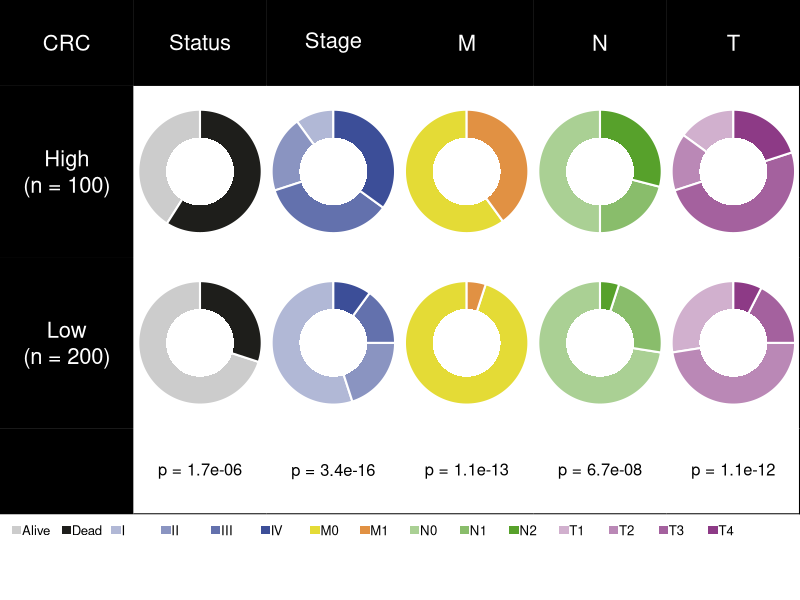

The R source for this figure:
## ---- chunk 1
knitr::opts_chunk$set(echo = TRUE)
## ---- chunk 2
library(dplyr)
library(ggplot2)
Sys.setenv(LANGUAGE = "en") #显示英文报错信息
options(stringsAsFactors = FALSE) #禁止chr转成factor
## ---- chunk 3
dat <- read.table("easy_input.txt",row.names = 1,sep = "\t",header = T,check.names = F,stringsAsFactors = F)
head(dat)

# 按Risk分成High和Low，计算各列数值。
# The value of each column is calculated according to the risk divided into high and low.
gname <- "Risk"
vname <- setdiff(colnames(dat), gname)
pie.high <- pie.low <- list()
fisher.p <- c()
for (i in vname) {
  tmp <- table(dat[,gname], dat[,i])
  p <- format(fisher.test(tmp)$p.value,digits = 2)
  names(p) <- i
  fisher.p <- c(fisher.p, p)
  
  pie.dat <- 
    tmp %>% as.data.frame() %>% group_by(Var1) %>% mutate(Pct = Freq/sum(Freq)) %>% as.data.frame()
  
  # 表格内的两行对应Risk的两类：Risk high和Risk low
  # The two rows in the table correspond to the two types of Risk: Risk high and Risk low
  pie.high[[i]] <- pie.dat[which(pie.dat$Var1 == "High"),]
  pie.low[[i]] <- pie.dat[which(pie.dat$Var1 == "Low"),]
}
## ---- chunk 4
# 设置颜色
# Set the color
black  <- "#1E1E1B"
blue   <- "#3C4E98"
yellow <- "#E4DB36"
orange <- "#E19143"
green  <- "#57A12B"
cherry <- "#8D3A86"

# 创建颜色
# Create a color
status.col <- c("grey80",black)
stage.col <- alpha(blue, c(0.4, 0.6, 0.8, 1))
M.col <- c(yellow, orange)
N.col <- alpha(green, c(0.5, 0.7, 1))
T.col <- alpha(cherry, c(0.4, 0.6, 0.8, 1))

# 硬核base plot一块一块画，当然也可以把其中的pie chart提取出来后期AI或者PPT拼接也是比较方便的

# Hardcore base plotting system allows manual construction of plots piece by piece. Alternatively, you can export individual pie charts for post-processing and assembly in tools like Adobe Illustrator or PowerPoint—this hybrid workflow offers flexibility.

pdf("pieTable.pdf",width = 7, height = 5)
showLayout <- F # 默认不在最终pdf的首页显示layout结构，不过建议初次绘制的时候改为TRUE看一下，方便理解。# By default, the layout structure is not displayed on the first page of the final PDF. However, it is recommended to set this option to TRUE during initial plotting to visualize the layout, which aids in comprehension.

# 设置画面布局，相同数字代表同一区块，数字越多代表该区块所占面积越大（一共25个区域）
# Set the screen layout, the same number represents the same block, and the more numbers represent the larger the area occupied by the block (a total of 25 areas)
layout(matrix(c( 1, 1, 1,  2, 2, 2,  3, 3, 3,  4, 4, 4,  5, 5, 5,  6, 6, 6,
                 7, 7, 7,  8, 8, 8,  9, 9, 9, 10,10,10, 11,11,11, 12,12,12,
                 7, 7, 7,  8, 8, 8,  9, 9, 9, 10,10,10, 11,11,11, 12,12,12,
                13,13,13, 14,14,14, 15,15,15, 16,16,16, 17,17,17, 18,18,18,
                13,13,13, 14,14,14, 15,15,15, 16,16,16, 17,17,17, 18,18,18,
                19,19,19, 20,20,20, 21,21,21, 22,22,22, 23,23,23, 24,24,24,
                25,25,25, 25,25,25, 25,25,25, 25,25,25, 25,25,25, 25,25,25),
              byrow = T,nrow = 7))

if(showLayout) {
  layout.show(n = 25) # 直观展示画布分布 # Visualize the distribution of canvases
}

#-------------------------#
# 画布区域1-6：绘制图抬头 #
# Canvas area 1-6: Draw the picture on your head #
#-------------------------#

par(bty="n", mgp = c(0,0,0), mar = c(0,0,0,0), lwd = 2) # 基础参数，各边界距离为0 # For the basic parameters, the distance between each boundary is 0
plot(1,1,
     xlab = "",xaxt = "n", # 不显示x坐标轴 # The x-axis is not displayed
     ylab = "",yaxt = "n") # 不显示y坐标轴 # The y-axis is not displayed
rect(par("usr")[1],par("usr")[3],par("usr")[2],par("usr")[4],col = "black") # 背景涂黑 # The background is blackened
text((par("usr")[1]+par("usr")[2])/2, # 用par("usr")来获取该画布的绝对位置 # Use par("usr") to get the absolute position of the canvas
     (par("usr")[3]+par("usr")[4])/2,
     "CRC",cex = 2, col = "white") # 显示图标题 # Displays the title of the diagram

plot(1,1,
     xlab = "",xaxt = "n", # 不显示x坐标轴 # The x-axis is not displayed
     ylab = "",yaxt = "n") # 不显示y坐标轴 # The y-axis is not displayed
rect(par("usr")[1],par("usr")[3],par("usr")[2],par("usr")[4],col = "black") # 背景涂黑 # The background is blackened
text((par("usr")[1]+par("usr")[2])/2, # 用par("usr")来获取该画布的绝对位置 # Use par("usr") to get the absolute position of the canvas
     (par("usr")[3]+par("usr")[4])/2,
     "Status",cex = 2, col = "white") # 显示图标题 # Displays the title of the diagram

plot(1,1,
     xlab = "",xaxt = "n", # 不显示x坐标轴 # The x-axis is not displayed
     ylab = "",yaxt = "n") # 不显示y坐标轴 # The y-axis is not displayed
rect(par("usr")[1],par("usr")[3],par("usr")[2],par("usr")[4],col = "black") # 背景涂黑 # The background is blackened
text((par("usr")[1]+par("usr")[2])/2, # 用par("usr")来获取该画布的绝对位置 # Use par("usr") to get the absolute position of the canvas
     (par("usr")[3]+par("usr")[4])/2,
     "Stage",cex = 2, col = "white") # 显示图标题 # Displays the title of the diagram

plot(1,1,
     xlab = "",xaxt = "n", # 不显示x坐标轴 # The x-axis is not displayed
     ylab = "",yaxt = "n") # 不显示y坐标轴 # The y-axis is not displayed
rect(par("usr")[1],par("usr")[3],par("usr")[2],par("usr")[4],col = "black") # 背景涂黑 # The background is blackened
text((par("usr")[1]+par("usr")[2])/2, # 用par("usr")来获取该画布的绝对位置 # Use par("usr") to get the absolute position of the canvas
     (par("usr")[3]+par("usr")[4])/2,
     "M",cex = 2, col = "white") # 显示图标题 # Displays the title of the diagram

plot(1,1,
     xlab = "",xaxt = "n", # 不显示x坐标轴 # The x-axis is not displayed
     ylab = "",yaxt = "n") # 不显示y坐标轴 # The y-axis is not displayed
rect(par("usr")[1],par("usr")[3],par("usr")[2],par("usr")[4],col = "black") # 背景涂黑 # The background is blackened
text((par("usr")[1]+par("usr")[2])/2, # 用par("usr")来获取该画布的绝对位置 # Use par("usr") to get the absolute position of the canvas
     (par("usr")[3]+par("usr")[4])/2,
     "N",cex = 2, col = "white") # 显示图标题 # Displays the title of the diagram

plot(1,1,
     xlab = "",xaxt = "n", # 不显示x坐标轴 # The x-axis is not displayed
     ylab = "",yaxt = "n") # 不显示y坐标轴 # The y-axis is not displayed
rect(par("usr")[1],par("usr")[3],par("usr")[2],par("usr")[4],col = "black") # 背景涂黑 # The background is blackened
text((par("usr")[1]+par("usr")[2])/2, # 用par("usr")来获取该画布的绝对位置 # Use par("usr") to get the absolute position of the canvas
     (par("usr")[3]+par("usr")[4])/2,
     "T",cex = 2, col = "white") # 显示图标题  # Displays the title of the diagram


#--------------------------------------#
# 画布区域7-12：绘制High组抬头和扇形图#
# Canvas area 7-12: Draw a High group head and fan diagram#
#--------------------------------------#

plot(1,1,
     xlab = "",xaxt = "n", 
     ylab = "",yaxt = "n") 
rect(par("usr")[1],par("usr")[3],par("usr")[2],par("usr")[4],col = "black") 
text((par("usr")[1]+par("usr")[2])/2,
     (par("usr")[3]+par("usr")[4])/2,
     "High\n(n = 100)",cex = 2, col = "white") 

# High group
# 高组
pie(pie.high$Status$Pct, 
    col = status.col, 
    border = "white",  
    radius = 1, 
    labels = NA,
    init.angle = 90)
symbols(0,0, circles = .55, inches = FALSE, col = "white", bg = "white", lty = 0, add = TRUE)

pie(pie.high$Stage$Pct, 
    col = stage.col, 
    border = "white",  
    radius = 1, 
    labels = NA,
    init.angle = 90)
symbols(0,0, circles = .55, inches = FALSE, col = "white", bg = "white", lty = 0, add = TRUE)

pie(pie.high$M$Pct, 
    col = M.col, 
    border = "white",  
    radius = 1, 
    labels = NA,
    init.angle = 90)
symbols(0,0, circles = .55, inches = FALSE, col = "white", bg = "white", lty = 0, add = TRUE)

pie(pie.high$N$Pct, 
    col = N.col, 
    border = "white",  
    radius = 1, 
    labels = NA,
    init.angle = 90)
symbols(0,0, circles = .55, inches = FALSE, col = "white", bg = "white", lty = 0, add = TRUE)

pie(pie.high$`T`$Pct, 
    col = T.col, 
    border = "white",  
    radius = 1, 
    labels = NA,
    init.angle = 90)
symbols(0,0, circles = .55, inches = FALSE, col = "white", bg = "white", lty = 0, add = TRUE)
abline(v = par("usr")[2], col = "black") # 右侧封上黑线 # The right side is covered with a black line

#--------------------------------------#
# 画布区域13-18：绘制Low组抬头和扇形图 #
# Canvas area 13-18: Draw a low group head up and fan diagram #
#--------------------------------------#

plot(1,1,
     xlab = "",xaxt = "n", 
     ylab = "",yaxt = "n") 
rect(par("usr")[1],par("usr")[3],par("usr")[2],par("usr")[4],col = "black") # 背景涂黑
text((par("usr")[1]+par("usr")[2])/2, # 用par("usr")
     (par("usr")[3]+par("usr")[4])/2,
     "Low\n(n = 200)",cex = 2, col = "white") 

# Low group
# 低组
pie(pie.low$Status$Pct, 
    col = status.col, 
    border = "white",  
    radius = 1, 
    labels = NA,
    init.angle = 90)
symbols(0,0, circles = .55, inches = FALSE, col = "white", bg = "white", lty = 0, add = TRUE)

pie(pie.low$Stage$Pct, 
    col = stage.col, 
    border = "white",  
    radius = 1, 
    labels = NA,
    init.angle = 90)
symbols(0,0, circles = .55, inches = FALSE, col = "white", bg = "white", lty = 0, add = TRUE)

pie(pie.low$M$Pct, 
    col = M.col, 
    border = "white",  
    radius = 1, 
    labels = NA,
    init.angle = 90)
symbols(0,0, circles = .55, inches = FALSE, col = "white", bg = "white", lty = 0, add = TRUE)

pie(pie.low$N$Pct, 
    col = N.col, 
    border = "white",  
    radius = 1, 
    labels = NA,
    init.angle = 90)
symbols(0,0, circles = .55, inches = FALSE, col = "white", bg = "white", lty = 0, add = TRUE)

pie(pie.low$`T`$Pct, 
    col = T.col, 
    border = "white",  
    radius = 1, 
    labels = NA,
    init.angle = 90)
symbols(0,0, circles = .55, inches = FALSE, col = "white", bg = "white", lty = 0, add = TRUE)
abline(v = par("usr")[2], col = "black") # 右侧封上黑线

#--------------------------------#
# 画布区域19-24：绘制空抬头和p值 #
# Canvas area 19-24: Draw empty headers and p-values#
#--------------------------------#

plot(1,1,
     xlab = "",xaxt = "n", 
     ylab = "",yaxt = "n") 
rect(par("usr")[1],par("usr")[3],par("usr")[2],par("usr")[4],col = "black") 

plot(1,1,col = "white",
     xlab = "",xaxt = "n", 
     ylab = "",yaxt = "n") 
text((par("usr")[1]+par("usr")[2])/2,
     (par("usr")[3]+par("usr")[4])/2,
     paste0("p = ",fisher.p["Status"]),cex = 1.5, col = "black") 
abline(h = par("usr")[3], col = "black") 

plot(1,1,col = "white",
     xlab = "",xaxt = "n", 
     ylab = "",yaxt = "n") 
text((par("usr")[1]+par("usr")[2])/2, 
     (par("usr")[3]+par("usr")[4])/2,
     paste0("p = ",fisher.p["Stage"]),cex = 1.5, col = "black") 
abline(h = par("usr")[3], col = "black")

plot(1,1,col = "white",
     xlab = "",xaxt = "n",
     ylab = "",yaxt = "n") 
text((par("usr")[1]+par("usr")[2])/2, 
     (par("usr")[3]+par("usr")[4])/2,
     paste0("p = ",fisher.p["M"]),cex = 1.5, col = "black") 
abline(h = par("usr")[3], col = "black")

plot(1,1,col = "white",
     xlab = "",xaxt = "n", 
     ylab = "",yaxt = "n") 
text((par("usr")[1]+par("usr")[2])/2, 
     (par("usr")[3]+par("usr")[4])/2,
     paste0("p = ",fisher.p["N"]),cex = 1.5, col = "black") 
abline(h = par("usr")[3], col = "black")

plot(1,1,col = "white",
     xlab = "",xaxt = "n", 
     ylab = "",yaxt = "n") 
text((par("usr")[1]+par("usr")[2])/2, 
     (par("usr")[3]+par("usr")[4])/2,
     paste0("p = ",fisher.p["T"]),cex = 1.5, col = "black") 
abline(h = par("usr")[3], col = "black") 
abline(v = par("usr")[2], col = "black") 

#----------------------#
# 画布区域25：绘制图例 #
# Canvas area 25: Draw a legend#
#----------------------#

plot(0,0,col = "white",
     xlab = "",xaxt = "n", 
     ylab = "",yaxt = "n") 
legend("topleft",
       legend = c("Alive","Dead",
                  "I","II","III","IV",
                  "M0","M1",
                  "N0","N1","N2",
                  "T1","T2","T3","T4"),
       fill = c(status.col,
                stage.col,
                M.col,
                N.col,
                T.col),
       border = NA, # 图例颜色没有边框 # The legend color has no border
       bty = "n", # 图例没有边框 # The legend has no borders
       cex = 1.2,
       #box.lwd = 3,
       x.intersp = 0.05,
       y.intersp = 1,
       text.width = 0.075, # 图例的间隔 # The interval of the legend
       horiz = T) #  horiz = T) # 图例水平放置 # The legend is placed horizontally


# 关闭图像句柄
# Close the image handle
invisible(dev.off())
## ---- chunk 5
sessionInfo()
